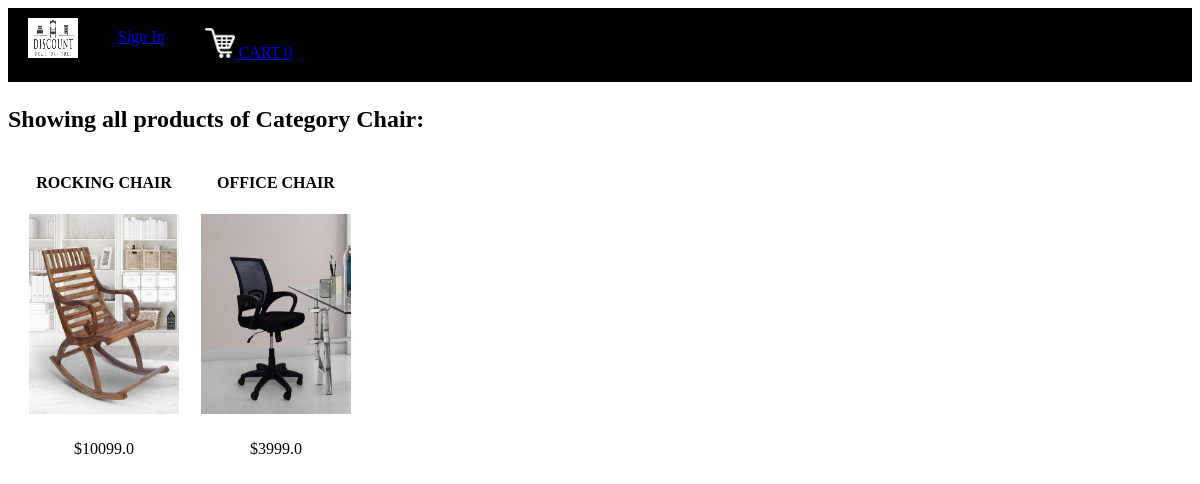
Screenshot of /displayCategory?categoryId=1 with the database file from the repository.
### tables this page shows
CREATE TABLE categories
		(categoryId INTEGER PRIMARY KEY,
		name TEXT
		);

CREATE TABLE "products" (
	`productID`	INTEGER,
	`name`	TEXT,
	`image`	TEXT NOT NULL,
	`price`	REAL,
	`categoryId`	INTEGER,
	`description`	TEXT,
	`stock`	INTEGER,
	PRIMARY KEY(productID),
	FOREIGN KEY(`categoryId`) REFERENCES categories
);

### main.py (the view)
@app.route("/displayCategory")
def displayCategory():
        loggedIn, firstName, noOfItems = getLoginDetails()
        categoryId = request.args.get("categoryId")
        with sqlite3.connect('database.db') as conn:
            cur = conn.cursor()
            cur.execute("SELECT products.productId, products.name, products.price, products.image, categories.name FROM products, categories WHERE products.categoryId = categories.categoryId AND categories.categoryId = " + categoryId)
            data = cur.fetchall()
        conn.close()
        categoryName = data[0][4]
        data = parse(data)
        return render_template('displayCategory.html', data=data, loggedIn=loggedIn, firstName=firstName, noOfItems=noOfItems, categoryName=categoryName)

### main.py (called while the page is built)
def getLoginDetails():
    with sqlite3.connect('database.db') as conn:
        cur = conn.cursor()
        if 'email' not in session:
            loggedIn = False
            firstName = ''
            noOfItems = 0
        else:
            loggedIn = True
            cur.execute("SELECT userId, firstName FROM users WHERE email = '" + session['email'] + "'")
            userId, firstName = cur.fetchone()
            cur.execute("SELECT count(productId) FROM kart WHERE userId = " + str(userId))
            noOfItems = cur.fetchone()[0]
    conn.close()
    return (loggedIn, firstName, noOfItems)

def parse(data):
    ans = []
    i = 0
    while i < len(data):
        curr = []
        for j in range(7):
            if i >= len(data):
                break
            curr.append(data[i])
            i += 1
        ans.append(curr)
    return ans

### templates/displayCategory.html (shortened to what this page needs)
<!DOCTYPE HTML>
<html>
<head>
<link rel="stylesheet" href={{ url_for('static', filename='css/home.css') }} />
<link rel="stylesheet" href={{ url_for('static', filename='css/topStyle.css') }} />
</head>
<body>
<div id="title">
	<a href="/">
		<img id="logo" src= {{ url_for('static', filename='images/logo.png') }} />
	</a>
	{% if not loggedIn %}
	<div id="signInButton">
		<a class="link" href="/loginForm">Sign In</a>
	</div>
	{% endif %}
	<div id="kart">
		<a class="link" href="/cart">
			<img src={{url_for('static', filename='images/shoppingCart.png')}} id="cartIcon" />
			CART {{noOfItems}}
		</a>
	</div>
</div>
<div>
	<h2>Showing all products of Category {{categoryName}}:</h2>
	{% for itemData in data %}
	<table>
		<tr id="productName">
			{% for row in itemData %}
			<td>
				{{row[1]}}
			</td>
			{% endfor %}
		</tr>
		<tr id="productImage">
			{% for row in itemData %}
			<td>
				<a href="/productDescription?productId={{row[0]}}">
					<img src={{ url_for('static', filename='uploads/' + row[3]) }} id="itemImage" />
				</a>
			</td>
			{% endfor %}
		</tr>
		<tr id="productPrice">
			{% for row in itemData %}
			<td>
				${{row[2]}}
			</td>
			{% endfor %}
		</tr>
	</table>
	{% endfor %}
</div>
</body>
</html>

### static/css/home.css (style rules this page uses)
#itemImage { height: 200px; width: 150px; }
table { border-spacing: 20px; }
#productName { text-align: center; font-weight: bold; }
#productPrice { text-align: center; }

### static/css/topStyle.css (style rules this page uses)
#logo { height: 40px; width: 50px; margin-left: 20px; margin-top: 10px; margin-bottom: 10px; margin-right: 20px; float: left; }
#title { background-color: black; display: inline-block; width: 100%; }
#signInButton { color: yellow; margin-top: 20px; margin-bottom: 20px; margin-left: 20px; margin-right: 20px; float: left; }
#kart { color: white; margin-top: 20px; margin-bottom: 20px; margin-left: 20px; margin-right: 20px; float: left; }
#cartIcon { height: 30px; width: 30px; }

### rows the page displays
categories: name "Chair"
products: name "ROCKING CHAIR", image (picture), price "10099.0"
products: name "OFFICE CHAIR", image (picture), price "3999.0"

### other values shown
{{ noOfItems }} "0"
